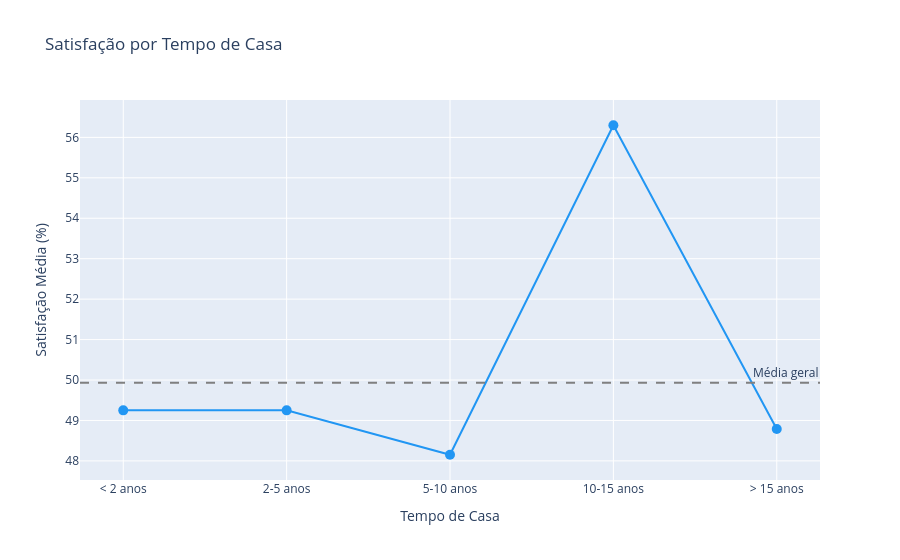

The code cell stored with this chart in its notebook:
### Markdown cell above
## 6. Satisfação × Tempo de Casa

### Code cell
bins = [0, 2, 5, 10, 15, 100]
labels_bins = ['< 2 anos', '2-5 anos', '5-10 anos', '10-15 anos', '> 15 anos']
df['faixa_tempo'] = pd.cut(df['anos_empresa'], bins=bins, labels=labels_bins)

sat_tempo = df.groupby('faixa_tempo', observed=True)['Satisfaction Rate (%)'].mean().reset_index()
sat_tempo.columns = ['faixa', 'satisfacao_media']

fig = px.line(
    sat_tempo,
    x='faixa', y='satisfacao_media',
    title='Satisfação por Tempo de Casa',
    labels={'faixa': 'Tempo de Casa', 'satisfacao_media': 'Satisfação Média (%)'},
    markers=True
)
fig.update_traces(line_color='#2196F3', marker_size=10)
fig.add_hline(y=df['Satisfaction Rate (%)'].mean(), line_dash='dash', line_color='gray', annotation_text='Média geral')
fig.show()

### Figure 1 — Plotly figure (JSON) as saved in the notebook; plotly's stock layout.template omitted (floating-point values rounded to 4 significant figures)
{"data": [{"hovertemplate": "Tempo de Casa=%{x}<br>Satisfação Média (%)=%{y}<extra></extra>", "legendgroup": "", "line": {"color": "#2196F3", "dash": "solid"}, "marker": {"size": 10, "symbol": "circle"}, "mode": "lines+markers", "name": "", "orientation": "v", "showlegend": false, "type": "scatter", "x": ["< 2 anos", "2-5 anos", "5-10 anos", "10-15 anos", "> 15 anos"], "xaxis": "x", "y": [49.25, 49.25, 48.15, 56.3, 48.79], "yaxis": "y"}], "layout": {"annotations": [{"showarrow": false, "text": "Média geral", "x": 1, "xanchor": "right", "xref": "x domain", "y": 49.94, "yanchor": "bottom", "yref": "y"}], "legend": {"tracegroupgap": 0}, "shapes": [{"line": {"color": "gray", "dash": "dash"}, "type": "line", "x0": 0, "x1": 1, "xref": "x domain", "y0": 49.94, "y1": 49.94, "yref": "y"}], "title": {"text": "Satisfação por Tempo de Casa"}, "xaxis": {"anchor": "y", "domain": [0.0, 1.0], "title": {"text": "Tempo de Casa"}}, "yaxis": {"anchor": "x", "domain": [0.0, 1.0], "title": {"text": "Satisfação Média (%)"}}}}
